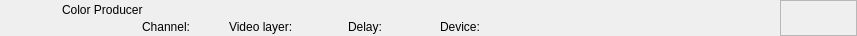
<?xml version="1.0" encoding="UTF-8"?>
<ui version="4.0">
 <class>RundownColorProducerWidget</class>
 <widget class="QWidget" name="RundownColorProducerWidget">
  <property name="geometry">
   <rect>
    <x>0</x>
    <y>0</y>
    <width>857</width>
    <height>36</height>
   </rect>
  </property>
  <layout class="QHBoxLayout" name="horizontalLayout">
   <property name="spacing">
    <number>0</number>
   </property>
   <property name="margin">
    <number>0</number>
   </property>
   <item>
    <widget class="QFrame" name="frameItem">
     <property name="sizePolicy">
      <sizepolicy hsizetype="Preferred" vsizetype="Fixed">
       <horstretch>0</horstretch>
       <verstretch>0</verstretch>
      </sizepolicy>
     </property>
     <property name="minimumSize">
      <size>
       <width>0</width>
       <height>36</height>
      </size>
     </property>
     <widget class="QLabel" name="labelThumbnail">
      <property name="geometry">
       <rect>
        <x>22</x>
        <y>2</y>
        <width>32</width>
        <height>32</height>
       </rect>
      </property>
      <property name="text">
       <string/>
      </property>
      <property name="scaledContents">
       <bool>true</bool>
      </property>
     </widget>
     <widget class="QLabel" name="labelLabel">
      <property name="geometry">
       <rect>
        <x>62</x>
        <y>2</y>
        <width>533</width>
        <height>16</height>
       </rect>
      </property>
      <property name="text">
       <string>Color Producer</string>
      </property>
     </widget>
     <widget class="QLabel" name="labelChannel">
      <property name="geometry">
       <rect>
        <x>142</x>
        <y>19</y>
        <width>78</width>
        <height>16</height>
       </rect>
      </property>
      <property name="text">
       <string>Channel:</string>
      </property>
     </widget>
     <widget class="QLabel" name="labelVideolayer">
      <property name="geometry">
       <rect>
        <x>229</x>
        <y>19</y>
        <width>110</width>
        <height>16</height>
       </rect>
      </property>
      <property name="text">
       <string>Video layer:</string>
      </property>
     </widget>
     <widget class="QLabel" name="labelColor">
      <property name="geometry">
       <rect>
        <x>0</x>
        <y>0</y>
        <width>18</width>
        <height>36</height>
       </rect>
      </property>
      <property name="text">
       <string/>
      </property>
     </widget>
     <widget class="QLabel" name="labelGroupColor">
      <property name="geometry">
       <rect>
        <x>0</x>
        <y>0</y>
        <width>6</width>
        <height>36</height>
       </rect>
      </property>
      <property name="text">
       <string/>
      </property>
     </widget>
     <widget class="QLabel" name="labelDevice">
      <property name="geometry">
       <rect>
        <x>440</x>
        <y>19</y>
        <width>260</width>
        <height>16</height>
       </rect>
      </property>
      <property name="text">
       <string>Device:</string>
      </property>
     </widget>
     <widget class="QLabel" name="labelDelay">
      <property name="geometry">
       <rect>
        <x>348</x>
        <y>19</y>
        <width>83</width>
        <height>16</height>
       </rect>
      </property>
      <property name="text">
       <string>Delay:</string>
      </property>
     </widget>
    </widget>
   </item>
   <item>
    <widget class="QFrame" name="frameStatus">
     <property name="minimumSize">
      <size>
       <width>77</width>
       <height>0</height>
      </size>
     </property>
     <property name="maximumSize">
      <size>
       <width>77</width>
       <height>16777215</height>
      </size>
     </property>
     <property name="frameShape">
      <enum>QFrame::StyledPanel</enum>
     </property>
     <property name="frameShadow">
      <enum>QFrame::Raised</enum>
     </property>
     <widget class="QLabel" name="labelGpiConnected">
      <property name="geometry">
       <rect>
        <x>1</x>
        <y>2</y>
        <width>32</width>
        <height>32</height>
       </rect>
      </property>
      <property name="minimumSize">
       <size>
        <width>32</width>
        <height>32</height>
       </size>
      </property>
      <property name="maximumSize">
       <size>
        <width>32</width>
        <height>32</height>
       </size>
      </property>
      <property name="lineWidth">
       <number>0</number>
      </property>
      <property name="text">
       <string/>
      </property>
      <property name="pixmap">
       <pixmap resource="../Resource.qrc">:/Graphics/Images/GpiConnected.png</pixmap>
      </property>
      <property name="scaledContents">
       <bool>true</bool>
      </property>
     </widget>
     <widget class="QLabel" name="labelDisconnected">
      <property name="geometry">
       <rect>
        <x>32</x>
        <y>2</y>
        <width>32</width>
        <height>32</height>
       </rect>
      </property>
      <property name="minimumSize">
       <size>
        <width>32</width>
        <height>32</height>
       </size>
      </property>
      <property name="maximumSize">
       <size>
        <width>32</width>
        <height>32</height>
       </size>
      </property>
      <property name="text">
       <string/>
      </property>
      <property name="pixmap">
       <pixmap resource="../Resource.qrc">:/Graphics/Images/Disconnected.png</pixmap>
      </property>
      <property name="scaledContents">
       <bool>true</bool>
      </property>
     </widget>
     <widget class="QLabel" name="labelActiveColor">
      <property name="geometry">
       <rect>
        <x>69</x>
        <y>0</y>
        <width>8</width>
        <height>36</height>
       </rect>
      </property>
      <property name="minimumSize">
       <size>
        <width>8</width>
        <height>36</height>
       </size>
      </property>
      <property name="maximumSize">
       <size>
        <width>8</width>
        <height>36</height>
       </size>
      </property>
      <property name="text">
       <string/>
      </property>
     </widget>
    </widget>
   </item>
  </layout>
 </widget>
 <resources>
  <include location="../Resource.qrc"/>
 </resources>
 <connections/>
 <slots>
  <slot>addToCombo()</slot>
 </slots>
</ui>
